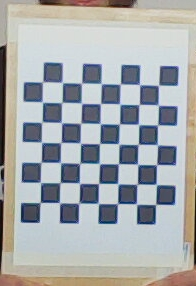
//> input picture data/Assignment_3_1/calib_images/1.jpg, 196 x 286 px; its folder holds only this picture in this run
$ ./assignment_3_1   (built with g++ and OpenCV 4)
//> lines starting //> are read from the running program, lines starting //| are printed output that depends on the picture; after the words box and inside, x2 and y2 are one past the last pixel; in counts of white or black regions, pixels touching at a corner belong together

// Open Cv libraries
#include "opencv2/core.hpp"
#include "opencv2/imgcodecs.hpp"
#include "opencv2/imgproc.hpp"
#include "opencv2/highgui.hpp"
#include <opencv2/calib3d/calib3d.hpp>


//opecv lib for eigen mat conversion. These two need to be imported in this order for this to work
#include <Eigen/Core>
#include <opencv2/core/eigen.hpp>

//Eigen(cpp equivalent for numpy)

#include "Eigen/Dense"

//Other libraries
#include <iostream>
#include <string>
#include <unistd.h>


//Declare namespaces
using namespace std;
using namespace cv;
using namespace Eigen;


//Global coordinates


int chessboard[2]={7,7};// Size of the chessboard
                        // I assumed our chessboard was 8x8
                        // But apparently not //Dimensions of the checker board 7,7
// Matrix to save test undistorted image
Mat undis_test;


//Function to use

// The function to stream live camera feed
void stream_camera(int argv);


int main(int argc , char** argv)
{

    //  To run the code , type
    //  "./Assignment_3_1" in termnial

    // Since we need to declare a 3D point of the image
    // We define a vector of a vector each element being able to store 3 floating points that relate images
    // 2D point to a real world 3D point
    // Unlike arrays size of vectors can increase dyanmically
   std::vector<std::vector<cv::Point3f>> objpoints;

   //Create a vector to save 2D point of the chess board image
   vector<vector<cv::Point2f>> imgpoints;

   //The algorithm define the corner of the chess board as the world origin
   // This mean the z=0 for the surface of the chess board

   //Defining the 3D coordinates
   vector<cv::Point3f > objp;


   for (int i{0}; i<chessboard[1];i++)
   {
       for(int j{0} ; j<chessboard[0];j++)
       {

           //Push back is simmilar to heap_push. add a vector to the last position of the array
           objp.push_back(cv::Point3f(j,i,0));
       }
   }


    //Vector to store image file names
    vector<cv::String>images;

    // Path of the folder containing chessboard images
    std::string path = "/home/malika/Documents/Bonn Stuff/SEE/Report/SEE/data/Assignment_3_1/calib_images/*.jpg";

    //The path to all images for calibration
    cv::glob(path,images);

    //Cv mat to save original and grayscaled images
    cv::Mat original, gray;

    //Vector to store the coreners detected on the chess board
    vector<cv::Point2f> corner_points;

    //Check if finding corners were successfull
    bool if_sucess;

    // Window to diplay corners
    namedWindow("Corner_Image", CV_WINDOW_KEEPRATIO);
    //Loop though all image


    for(int i{0};i<images.size();i++)
    {
        //load up the image
        original=imread(images[i]);
//> original is the input picture: 286 rows x 196 cols, CV_8UC3; mean B, G, R 172.7, 170.9, 167.5
        //convert to grayscale
        cvtColor(original,gray,CV_BGR2GRAY);
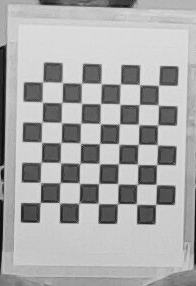
//> gray: 286 rows x 196 cols, CV_8UC1; min 8, max 230, mean 170.1

        //finding corners
        if_sucess=findChessboardCorners(gray,cv::Size(chessboard[0],chessboard[1]),corner_points, CV_CALIB_CB_ADAPTIVE_THRESH | CV_CALIB_CB_FAST_CHECK | CV_CALIB_CB_NORMALIZE_IMAGE);
//> if_sucess = true; corner_points = 49 Points (x, y), first 12: [42.57, 81.83], [62.61, 82.75], [81.48, 83.18], [101.5, 83.9], [120.4, 83.87], [139.5, 84.72], [158.5, 85.28], [42.57, 102.5], [62.08, 102.2], [82.06, 103.8], [100.5, 103.6], [119.9, 104.2]

        /*

        Various operation flags that can be zero or a combination of the following values:

        CALIB_CB_ADAPTIVE_THRESH :

        Use adaptive thresholding to convert the image to black and white, rather than a
        fixed threshold level (computed from the average image brightness).


        CALIB_CB_NORMALIZE_IMAGE:
         Normalize the image gamma with equalizeHist() before applying fixed or adaptive thresholding.


        CALIB_CB_FILTER_QUADS:
         Use additional criteria (like contour area, perimeter, square-like shape) to filter out
         false quads extracted at the contour retrieval stage.

        CALIB_CB_FAST_CHECK :
        Run a fast check on the image that looks for chessboard corners,
         and shortcut the call if none is found. This can drastically speed up the call in the
          degenerate condition when no chessboard is observed.


        */


       if(if_sucess)
       {

           //Save the first image for pre and post distotion comparison
           if(i==0)
           {
               undis_test=imread(images[i]);
           }

           //Set the termination criteria for fiding corners at subpixel level
           //No of itersatons and accuracy criteria
           TermCriteria stop_critera(CV_TERMCRIT_EPS| CV_TERMCRIT_ITER,30,0.001);

            //Perform the subpixel level corner detection
           cornerSubPix(gray,corner_points,cv::Size(11,11),cv::Size(-1,-1),stop_critera);
//> corner_points = 49 Points (x, y), first 12: [42.61, 81.96], [62.34, 82.58], [81.5, 83.17], [101.2, 83.61], [120.3, 84.18], [139.5, 84.63], [158.5, 85.32], [42.44, 102.1], [61.81, 102.5], [81.46, 103.2], [100.5, 103.6], [119.8, 104.1]

           //drawt the found corerns on the original image matrix

           drawChessboardCorners(original,cv::Size(chessboard[0],chessboard[1]),corner_points,if_sucess);
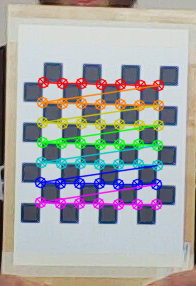
//> original: 286 rows x 196 cols, CV_8UC3; 14.45% of pixels changed, all inside (x1, y1, x2, y2) = (34, 76, 165, 211)
           /*
           complete board was found or not. The return value of findChessboardCorners should be passed here.
           The function draws individual chessboard corners detected either as red circles if the board was not found,
            or as colored corners connected with lines if the board was found.

            */

           // Add the inital known 3d word coorndiated(corner of chess board) in pair with the corner points found
           objpoints.push_back(objp);
           imgpoints.push_back(corner_points);
//> imgpoints = 1 point lists


           imshow("Corner_Image",original);
           waitKey(20);
       }

        else
        {
            cout<<"could not find chess board for "<<images[i]<<endl;
        }
    }
    destroyAllWindows();
    //CamMat: Camera intrinsic properties
    // dist_coe : camera distortion coeffcients(radial and tangential)
    // R,T : the roatioan and translation wrt cam
    Mat cameraMat,dist_coefficent,R,T;
    /*
    Tangential distortion: Tangential distortion occurs mainly because the lens is not parallely aligned
    to the imaging plane, that makes the image to be extended a little while longer or tilted, it makes
    the objects appear farther away or even closer than they actually are.
    p1 n p2 are tangential distortion coefficients

    Radial Distortion: Radial Distortion is the most common type that affects the images, In which when a
     camera captured pictures of straight lines appeared slightly curved or bent
     k1-k6 are radial

     k1>0 barrel
     k1<0 pincusshsion
     In the functions below the coefficients are passed or returned as:
    (k_1, k_2, p_1, p_2, k_3 [, k_4, k_5, k_6])
    k4-k6 are ignored in opencv
     If the vector contains four elements, it means that k_3=0 .
     The distortion coefficients do not depend on the scene viewed
    */

    calibrateCamera(objpoints,imgpoints,cv::Size(gray.rows,gray.cols),cameraMat,dist_coefficent,R,T);
//> cameraMat = [[552.2, 0, 182.6], [0, 576.8, 97.59], [0, 0, 1]]; dist_coefficent = [0.101, -0.91, -0.00177, -0.00209, 4.6]; R = [[0.0169, -0.0336, 0.0254]]; T = [[-7.26, -0.772, 28.81]]
    //Store the length of the Rotation matrix to count no of images used
    cv::Size size_R=R.size();


    double mean_error=0;
    // Reprojection error_calulation

    vector<Point2f> imagePoints2;
    size_t totalPoints = 0;
    double totalErr = 0, err;
    vector<float>perViewErrors;
    perViewErrors.resize(objpoints.size());

    // vector<Mat>rvecs=R;
    // vector<Mat>tvecs=T;

    for(size_t i = 0; i < objpoints.size(); ++i )
    {

        // const double* rvecs = R.ptr<double>(i);
        // const double* tvecs = T.ptr<double>(i);


        std::vector<double>rvects;
        rvects.push_back(R.at<double>(i,0));
        rvects.push_back(R.at<double>(i,1));
        rvects.push_back(R.at<double>(i,2));

        std::vector<double>tvects;
        tvects.push_back(T.at<double>(i,0));
        tvects.push_back(T.at<double>(i,1));
        tvects.push_back(T.at<double>(i,2));
        // cout << "shortvec = " << Mat(v) << endl;
        projectPoints(objpoints[i], rvects, tvects, cameraMat, dist_coefficent, imagePoints2);
        err = norm(imgpoints[i], imagePoints2, NORM_L2);
        size_t n = objpoints[i].size();
        totalErr        += err;
        totalPoints     += n;

       //cout << M.at<double>(0,0);


        // cout<<"\n \n Rvecs "<<rvects<<endl;
    }
//> this loop made 1 pass
//> (err, totalErr) on pass 1: (0.978, 0.978)
//> after the loop, imagePoints2 = 49 Points (x, y), first 12: [42.76, 82], [62.27, 82.55], [81.7, 83.1], [101, 83.64], [120.3, 84.18], [139.5, 84.71], [158.6, 85.23], [42.36, 102.1], [61.86, 102.6], [81.28, 103.1], [100.6, 103.6], [119.9, 104.1]; totalErr = 0.978; totalPoints = 49

    mean_error=std::sqrt(totalErr/totalPoints);
//> mean_error = 0.141


    std::cout << "cameraMatrix : \n" << cameraMat << std::endl;
//| cameraMatrix :
//| [552.2209535804569, 0, 182.62302148804;
//|  0, 576.8268316000919, 97.59335519859827;
//|  0, 0, 1]
    cout<<""<<endl;
    cout << "distCoeffs : \n" << dist_coefficent << std::endl;
//| distCoeffs :
//| [0.1007209070228781, -0.9104598556500147, -0.00176746357316444, -0.00209157642532004, 4.597065699617522]
    cout<<""<<endl;
    cout<<""<<endl;
    cout<<""<<endl;
    cout << "Rotation vector : \n" << R << std::endl;
//| Rotation vector :
//| [0.01689732577415334, -0.03363529234117544, 0.02538644573615682]
    cout<<""<<endl;
    cout<<""<<endl;
    cout<<""<<endl;
    cout << "Translation vector : \n" << T << std::endl;
//| Translation vector :
//| [-7.255180332259692, -0.7716629658138761, 28.80566484379314]
    cout<<""<<endl;
    cout<<""<<endl;
    cout<<"The no of images used for calibration :"<<size_R<<endl;
//| The no of images used for calibration :[1 x 1]
    cout<<"Mean Error "<<mean_error<<endl;
//| Mean Error 0.141308


    //Create an eigen mat and conver the cv mat to eigen for test
    //  MatrixXf eigemat;
    //  cv::cv2eigen(cameraMat,eigemat);
    //  cout<<"The eigne : \n"<<eigemat<<endl;


    //For an example take the first image of the test data and undistort it to see the affect of distorion
    Mat undistored_out;
    cv::undistort(undis_test,undistored_out,cameraMat,dist_coefficent);
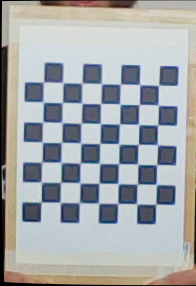
//> undistored_out: 286 rows x 196 cols, CV_8UC3; mean B, G, R 169.9, 168, 164.5
    hconcat(undis_test, undistored_out, undistored_out);
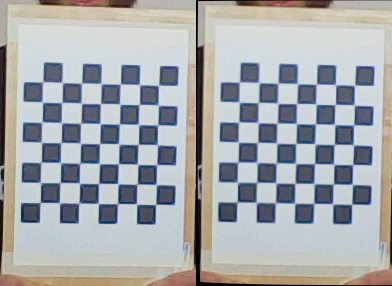
//> undistored_out: 286 rows x 392 cols, CV_8UC3; mean B, G, R 171.3, 169.5, 166
    cvNamedWindow("Before and after undistorion",WINDOW_KEEPRATIO);
    imshow("Before and after undistorion",undistored_out);
    waitKey(0);
    // [8 lines of commented-out code are left out]
    return 0;
}


// [19 lines left out: function stream_camera, not called in this run]
